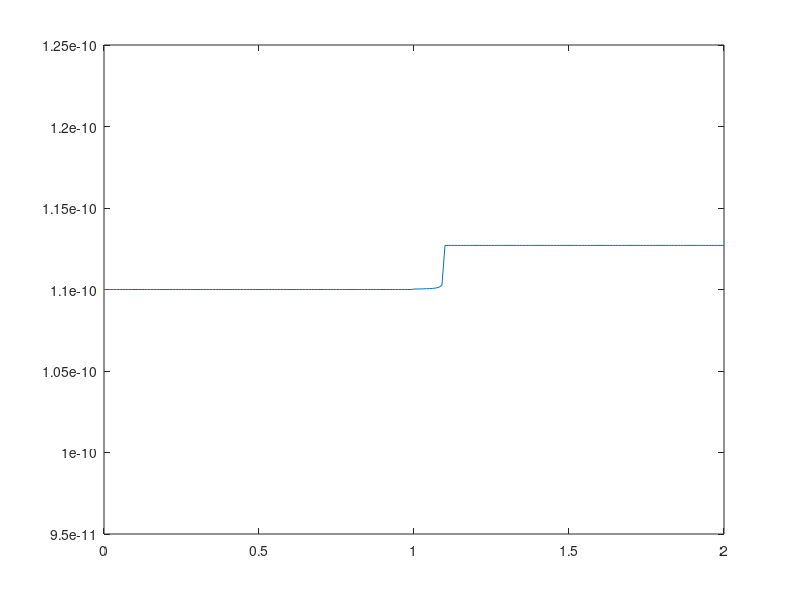

Reproduce this figure in MATLAB. (Note: this script raises an error after producing the figure.)
%https://onlinedocs.microchip.com/oxy/GUID-7EC2A1B7-D9CD-4812-9F14-AE4A958E4C2F-en-US-8/GUID-38C48DF5-E6F2-443D-A3BC-19A5F46BC1F9.html
%https://www.sciencedirect.com/science/article/pii/S0304388625001676

%I AM USING THE FIRST LINK AS THE MAIN REFERENCE POINT

% self capacitance looks far easier to sim, so I chose that, it is
% technically not very accurate, and most touchscreens use mutual
% capacitance, but this is for only 1% extra credit to sim lol

%THESE ARE ALL GIVEN IN THE PAPER

%this is a model for the capacitance of a human body
capTouch = 2 * 10^-12; % 5pF
capHuman = 100*10^-12; % 100pF

%sensors connecting to the MCU
capParastic = 10*10^-12; % 10pF
capSensor = 100 * 10^-12; % 100pF

%you'll notice in the drawings from the reference that there is a Cg.
% I found in researching it that this capacitance is just considered to be
% so large that it is ignored. I can't find a very satisfactory reason as
% to why, but I presume it is to due with the difference in voltage from
% ground to earth ground

%this is our baseline, considered "no touch"
outOfTouch = capParastic + capSensor;

%ideal final value
withTouch =  capParastic + capSensor + (capTouch*capHuman)/(capTouch + capHuman);

%------------------------------SIMULATION------------------------------------------
t = [0:0.01:2];
capTouchSimulated = zeros(size(t));

screenDistance = 1*10^-3; %our finger will be separated by a screen, so we "approach" this distance
epsilonNaught = 8.85*10^-12; % given
humanFingerRadius = 1*10^-2; % 1 cm

%im going to have it "approach" from 1 second to 1.1 seconds, going from 100mm to screen distance
%as to how I did this, MATLAB just auto completed it after I wrote that comment. Spooky stuff
approachMask = t >= 1 & t <= 1.1;
fingerDistance = 0.1 - (0.1 - screenDistance) .* (t(approachMask) - 1) / 0.1; %this is using a linear interpolation
capTouchSimulated(approachMask) = (epsilonNaught * pi * humanFingerRadius^2) ./ fingerDistance;
capTouchSimulated(t > 1.1) = (epsilonNaught * pi * humanFingerRadius^2)  / screenDistance;

% really crazy enough, this final value we get is in the range the paper gave us. 
% It's final value is about 2.9 pF. really fucking cool

% please note the element wise division. without it, totalCap is a single number
totalCap  = capSensor + capParastic + (capTouchSimulated*capHuman)./(capTouchSimulated + capHuman);

fprintf("Ideal values:\n");
fprintf("Without touch capacitance = %d\n", outOfTouch);
fprintf("With touch capacitance = %d\n", withTouch);

finalVal = capTouchSimulated(size(t));

fprintf("\nSim values:\n");
fprintf("Final touch capacitance = %d\n", finalVal(2)); %idk why its 2 it just is

plot(t, totalCap)
yline(outOfTouch)
yline(withTouch)
